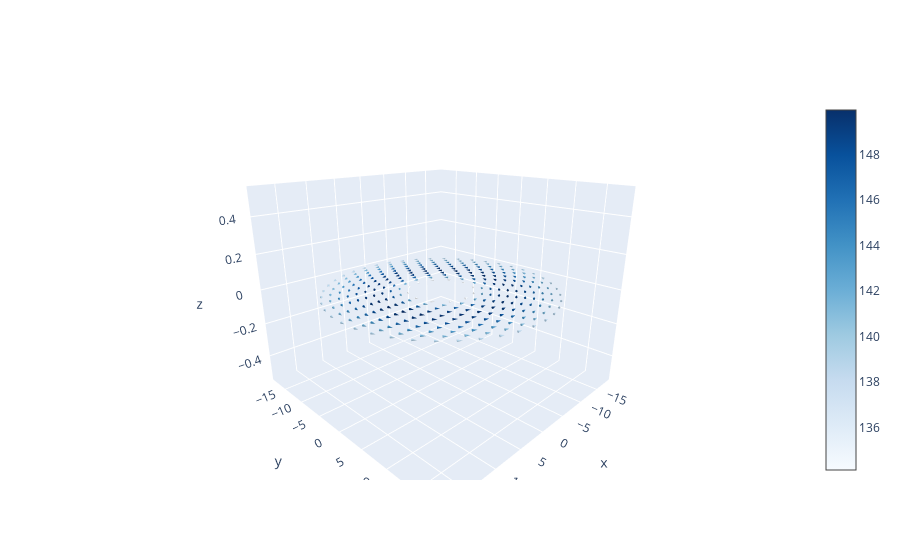

The cell this chart's notebook holds for it:
### Code cell
"""Graphing vector field to check velocity for flat disk no inclination at (0,0,0)
    Visual aid, this cell is not needed
"""
fig = go.Figure(data = go.Cone(
    x = df['X'],
    y = df['Y'],
    z = df['Z'],
    u = df['V_x'],
    v = df['V_y'],
    w = df['V_z'],
    colorscale = 'Blues',
    sizemode = "absolute",
    sizeref = 40))

fig.update_layout(
    scene = dict(aspectratio = dict(x = 1, y = 1, z = 0.8),
    camera_eye = dict(x = 1.2, y = 1.2, z = 0.6)))

fig.show()

### Figure 1 — Plotly figure (JSON) as saved in the notebook; plotly's stock layout.template omitted (floating-point values rounded to 4 significant figures; data arrays with more than 128 entries replaced by an {"elided": "..."} marker saying what was removed)
{"data": [{"colorscale": [[0, "rgb(247,251,255)"], [0.125, "rgb(222,235,247)"], [0.25, "rgb(198,219,239)"], [0.375, "rgb(158,202,225)"], [0.5, "rgb(107,174,214)"], [0.625, "rgb(66,146,198)"], [0.75, "rgb(33,113,181)"], [0.875, "rgb(8,81,156)"], [1, "rgb(8,48,107)"]], "sizemode": "absolute", "sizeref": 40, "type": "cone", "u": {"elided": "297 float values"}, "v": {"elided": "297 float values"}, "w": {"elided": "297 int values"}, "x": {"elided": "297 float values"}, "y": {"elided": "297 float values"}, "z": {"elided": "297 int values"}}], "layout": {"scene": {"aspectratio": {"x": 1, "y": 1, "z": 0.8}, "camera": {"eye": {"x": 1.2, "y": 1.2, "z": 0.6}}}}}
